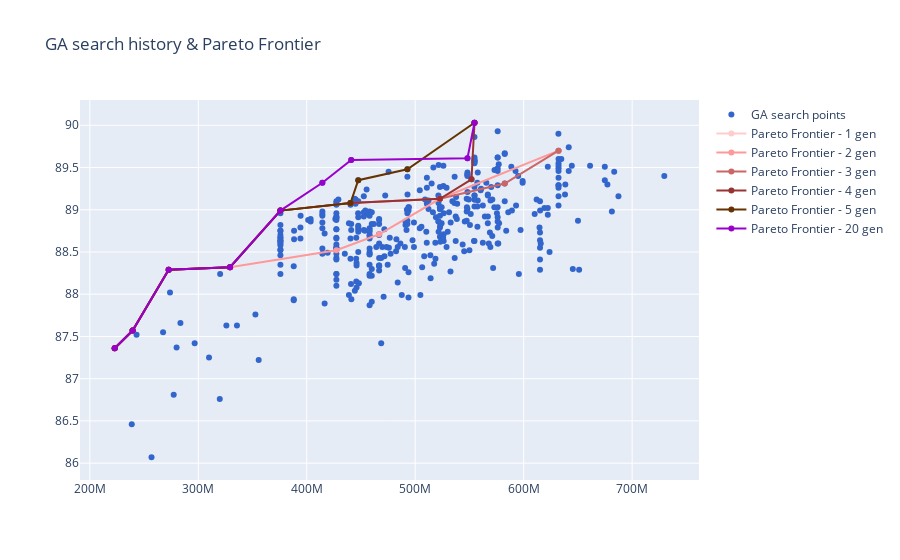

The notebook cell saved with this chart:
### Code cell
# Plot
# [Reference - RGB color] http://www.n2n.pe.kr/lev-1/color.htm
fig = go.Figure()

# Add traces
fig.add_trace(go.Scatter(x=x_all[:], y=y_all[:],  # 100, 200, 300, 400
                    mode='markers',
                    name='GA search points',
                    marker_color='rgb(051, 102, 204)'
                ))


fig.add_trace(go.Scatter(x=pareto_front_list[0][:, 1], y=pareto_front_list[0][:, 0],
                    mode='lines+markers',
                    name='Pareto Frontier - 1 gen',
                    line_color='rgb(255, 204, 204)' 
                ))

fig.add_trace(go.Scatter(x=pareto_front_list[1][:, 1], y=pareto_front_list[1][:, 0],
                    mode='lines+markers',
                    name='Pareto Frontier - 2 gen',
                    line_color='rgb(255, 153, 153)'  
                ))

fig.add_trace(go.Scatter(x=pareto_front_list[2][:, 1], y=pareto_front_list[2][:, 0],
                    mode='lines+markers',
                    name='Pareto Frontier - 3 gen',
                    line_color='rgb(204, 102, 102)'
                ))


fig.add_trace(go.Scatter(x=pareto_front_list[3][:, 1], y=pareto_front_list[3][:, 0],
                    mode='lines+markers',
                    name='Pareto Frontier - 4 gen',
                    line_color='rgb(153, 051, 051)'  
                ))

fig.add_trace(go.Scatter(x=pareto_front_list[4][:, 1], y=pareto_front_list[4][:, 0],
                    mode='lines+markers',
                    name='Pareto Frontier - 5 gen',
                    line_color='rgb(102, 051, 000)' 
                ))

fig.add_trace(go.Scatter(x=pareto_front_list[5][:, 1], y=pareto_front_list[5][:, 0],
                    mode='lines+markers',
                    name='Pareto Frontier - 20 gen',
                    line_color='rgb(153, 000, 204)'  
                ))

fig.update_layout(title='GA search history & Pareto Frontier',
                  yaxis_zeroline=False, xaxis_zeroline=False)

fig.show()

### Figure 1 — Plotly figure (JSON) as saved in the notebook; plotly's stock layout.template omitted (floating-point values rounded to 4 significant figures; data arrays with more than 128 entries replaced by an {"elided": "..."} marker saying what was removed)
{"data": [{"marker": {"color": "rgb(051, 102, 204)"}, "mode": "markers", "name": "GA search points", "type": "scatter", "x": {"elided": "400 int values"}, "y": {"elided": "400 float values"}}, {"line": {"color": "rgb(255, 204, 204)"}, "mode": "lines+markers", "name": "Pareto Frontier - 1 gen", "type": "scatter", "x": [222941296, 239474800, 272711552, 329265920], "y": [87.36, 87.57, 88.29, 88.32]}, {"line": {"color": "rgb(255, 153, 153)"}, "mode": "lines+markers", "name": "Pareto Frontier - 2 gen", "type": "scatter", "x": [222941296, 239474800, 272711552, 329265920, 427324800, 466746176, 522826240, 632133184], "y": [87.36, 87.57, 88.29, 88.32, 88.52, 88.71, 89.13, 89.7]}, {"line": {"color": "rgb(204, 102, 102)"}, "mode": "lines+markers", "name": "Pareto Frontier - 3 gen", "type": "scatter", "x": [222941296, 239474800, 272711552, 329265920, 375730304, 440328064, 522826240, 582533824, 632133184], "y": [87.36, 87.57, 88.29, 88.32, 88.99, 89.08, 89.13, 89.31, 89.7]}, {"line": {"color": "rgb(153, 051, 051)"}, "mode": "lines+markers", "name": "Pareto Frontier - 4 gen", "type": "scatter", "x": [222941296, 239474800, 272711552, 329265920, 375730304, 440328064, 522826240, 551888256, 554664704], "y": [87.36, 87.57, 88.29, 88.32, 88.99, 89.08, 89.13, 89.36, 90.03]}, {"line": {"color": "rgb(102, 051, 000)"}, "mode": "lines+markers", "name": "Pareto Frontier - 5 gen", "type": "scatter", "x": [222941296, 239474800, 272711552, 329265920, 375730304, 440328064, 447499392, 492787584, 554664704], "y": [87.36, 87.57, 88.29, 88.32, 88.99, 89.08, 89.35, 89.48, 90.03]}, {"line": {"color": "rgb(153, 000, 204)"}, "mode": "lines+markers", "name": "Pareto Frontier - 20 gen", "type": "scatter", "x": [222941296, 239474800, 272711552, 329265920, 375730304, 414405248, 440997760, 548163072, 554664704], "y": [87.36, 87.57, 88.29, 88.32, 88.99, 89.32, 89.59, 89.61, 90.03]}], "layout": {"title": {"text": "GA search history & Pareto Frontier"}, "xaxis": {"zeroline": false}, "yaxis": {"zeroline": false}}}
